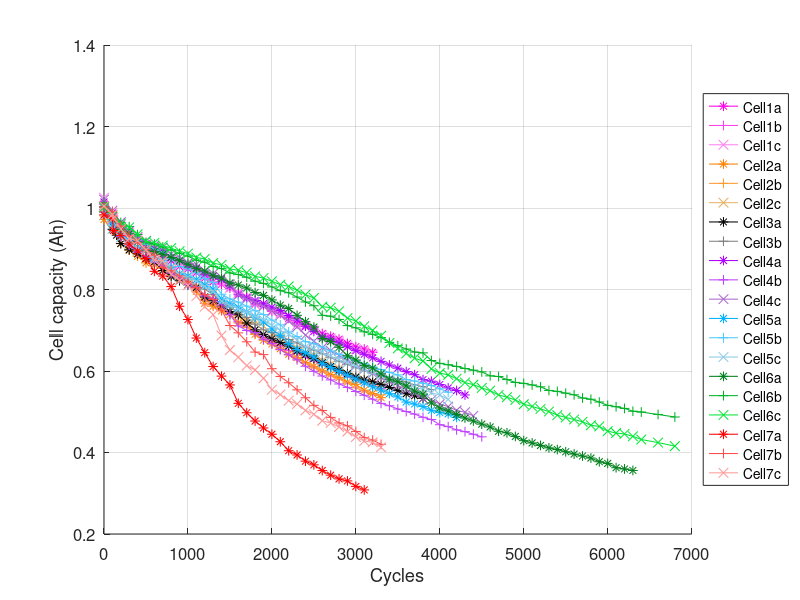
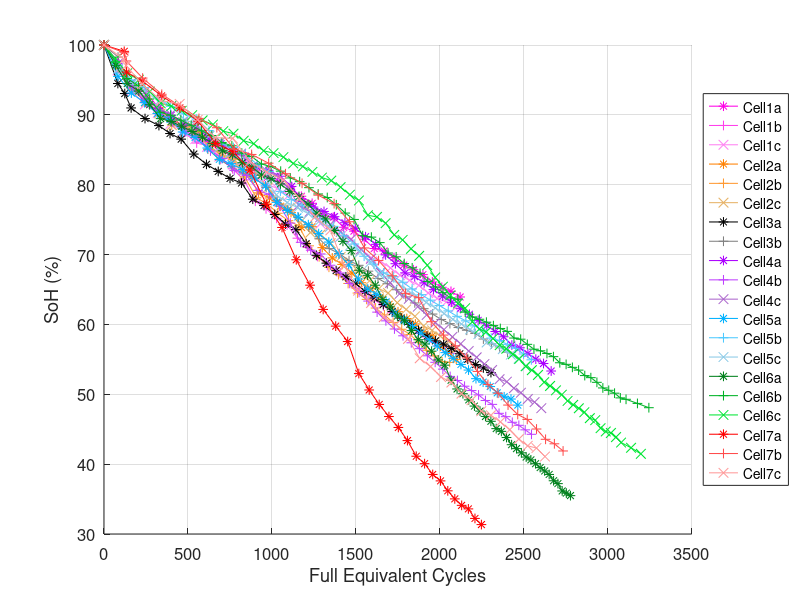

MATLAB code to generate these figures, in order: (Note: this script raises an error after producing the figures.)
%%%%%%%%%%%%%%%%%%%%%%%%%%%%%%%%%%%%%%%%%%%%%%%%%%%%%%
%%%%%%%%%%  Matlab_BasicImportAndDisplay.m  %%%%%%%%%%
%%%%%%%%%%        License: CC-BY 4.0        %%%%%%%%%%
%%%%%%%%%%%%%%%%%%%%%%%%%%%%%%%%%%%%%%%%%%%%%%%%%%%%%%

%Script Redacted for Matlab R2024a by William Wheeler, November 2024.
%Latest update: January 2025.

%This matlab script "Matlab_BasicImportAndDisplay.m" import And display experimental data from the open access data repository "Aging study on twenty A123 18650 Graphite/LFP 1,1 Ah cells" in https://doi.org/10.57745/OLBXKT.
%More information is available in the open access publication:
%Wheeler, W., Bultel, Y., Venet, P. & Ali, S. Ageing study on twenty A123 18650 Graphite/LFP 1.1 Ah cells. Recherche Data Gouv, https://doi.org/10.57745/OLBXKT (2025) [under publication].

%This work (dataset, script and additional information or files) are licensed under CC BY 4.0, https://creativecommons.org/licenses/by-sa/4.0/.


%% init matlab 
clear all
close all
clc

%% Init varables

%Open waitbar
myWaitbar = waitbar(0,"Starting...");

%Import charac files only or  charac and aging files
ONOFF_importCharacData = true;
ONOFF_importAgingData = true;
ONOFF_importEisData = true;

datafolderpath = '..\Data\';

%Colors and marks for plots
plotColor = [100, 0, 90 ; 100, 25, 92; 100, 50, 95; ... %cells 1a, 1b, 1c.
    100, 50, 0; 100, 60, 20; 90, 70, 40; ... %cells 2a, 2b, 2c.
    0, 0, 0; 50, 50, 50; ... %cells 3a, 3b.
    67, 0, 100; 75, 25, 100; 67, 40, 80; ... %cells 4a, 4b, 4c.
    0, 70, 100; 30, 79, 100; 54, 79, 90; ... %cells 5a, 5b, 5c.
    0, 50, 11; 0, 70, 15; 0, 90, 20; ... %cells 6a, 6b, 6c.
    100, 0, 0 ; 100, 30, 30; 100, 60, 60 ]; %cells 7a, 7b, 7c.

plotMark = ['*' ; '+' ; 'x' ;... %cells 1a, 1b, 1c.
    '*' ; '+' ; 'x' ; ... %cells 2a, 2b, 2c.
    '*' ; '+' ; ... %cells 3a, 3b.
    '*' ; '+' ; 'x' ; ... %cells 4a, 4b, 4c.
    '*' ; '+' ; 'x' ; ... %cells 5a, 5b, 5c.
    '*' ; '+' ; 'x' ; ... %cells 6a, 6b, 6c.
    '*' ; '+' ; 'x' ]; %cells 7a, 7b, 7c.


%% Find subfolders for all cells

dirInfo = dir(datafolderpath);
dirInfo(~[dirInfo.isdir]) = [];  %Remove non-directories
tf = ismember( {dirInfo.name}, {'.', '..'});
dirInfo(tf) = [];  %Remove current and parent directory.

isCellFolder = startsWith({dirInfo.name}.', 'Cell' );
dirCell = dirInfo(isCellFolder);

nbCell = length(dirCell);


%% Find charac and aging files for each cell

waitbar( 0, myWaitbar,'Finding aging and characterisation files...');

for i = 1:nbCell 
    
    cell(i).name = dirInfo(i).name;
    
    dirCellInfo = dir( strcat(datafolderpath, dirInfo(i).name, '\agingdata_50degC\') );
    dirCellInfo([dirCellInfo.isdir]) = [];  %Remove directories
    tf = ismember( {dirCellInfo.name}, {'.', '..'});
    dirCellInfo(tf) = [];  %Remove current and parent directory
    
    %find carac and aging folders
    isCharacFiles = startsWith({dirCellInfo.name}.', strcat('WWH_18650_', lower(dirInfo(i).name), '_charac') );
    cell(i).characfileslist = dirCellInfo(isCharacFiles);
    cell(i).nbcharac = length(cell(i).characfileslist);
    isAgingFiles = startsWith({dirCellInfo.name}.', strcat('WWH_18650_', lower(dirInfo(i).name), '_aging') );
    cell(i).agingfileslist = dirCellInfo(isAgingFiles);
    cell(i).nbaging = length(cell(i).agingfileslist);

    %Find EIS files
    dirEisInfo = dir( strcat(datafolderpath, cell(i).name,'\initialcharac_25degC\EIS\') );
    dirEisInfo([dirEisInfo.isdir]) = [];  %remove directories
    tf = ismember( {dirEisInfo.name}, {'.', '..'});
    dirEisInfo(tf) = [];  %remove current and parent directory.
    cell(i).EIS.initial.FilesList = dirEisInfo;
    
    dirEisInfo = dir( strcat(datafolderpath, cell(i).name,'\finalcharac_25degC\EIS\') );
    dirEisInfo([dirEisInfo.isdir]) = [];  %remove directories
    tf = ismember( {dirEisInfo.name}, {'.', '..'});
    dirEisInfo(tf) = [];  %remove current and parent directory.
    cell(i).EIS.final.FilesList = dirEisInfo;
end


%% Import Cell Capacity, Cycle number and EIS

if exist('./extractedData.mat', 'file') == 2 %Data already exists in a .mat file: import and use the .mat file.
    load('./extractedData.mat');
else %Data has never been imported in matlab. Import files and save in a .mat file.
    for i = 1:nbCell
        
        %Import charac data for each cell in the structure
        if ONOFF_importCharacData == true

            %Import charac file
            for j = 1:length(cell(i).characfileslist)

             waitbar( 0.8*(i-1)/nbCell + 0.8*j/(length(cell(i).characfileslist)+length(cell(i).agingfileslist))/nbCell , ...
                myWaitbar, ...
                strcat("Import ", cell(i).name, " - characterisation file: ", num2str(j), '/', num2str(length(cell(i).characfileslist)) ) );                 

                data = fct_import_csv( strcat( cell(i).characfileslist(j).folder, '\', cell(i).characfileslist(j).name) );

                %Find cycle number
                strsplit = split(cell(i).characfileslist(j).name, '_');
                strsplit = split(strsplit(4), '.csv');
                strsplit = split(strsplit(1), 'charac');
                cell(i).charac(j).cycle = str2double(strsplit(2));

                %Find cell capacity
                ischargecapacity = find(data{:,"Step_Index"} == 13); % find( data(:,) == 13 );
                cell(i).charac(j).chargecapacity = max( data{ischargecapacity,"Charge_Capacity"} );

                %Avoid data that is less than 20% of the initial capacity. Correct any missing data caused by technical issues during characterization cycle 100 in cells 1a, 2a, 2c, and 3a.
                if cell(i).charac(j).chargecapacity <= 0.1 * cell(i).charac(1).chargecapacity
                    cell(i).charac(j).chargecapacity = NaN;
                end

                %Compute SoH
                cell(i).charac(j).soh = 100 * cell(i).charac(j).chargecapacity / cell(i).charac(1).chargecapacity;
                %Clear temporary variables
                clear data filename cellname celltype strsplit ischargecapacity
            end
        end
    
         %Import aging data for each cell in the structure
        if ONOFF_importAgingData == true

            %Import aging files
            for j = 1:length(cell(i).agingfileslist)
    
                waitbar( 0.8*(i-1)/nbCell + 0.8*(length(cell(i).characfileslist)+j)/(length(cell(i).characfileslist)+length(cell(i).agingfileslist))/nbCell , ...
                        myWaitbar, ...
                        strcat("Import ", cell(i).name, " - aging file: ", num2str(j), '/', num2str(length(cell(i).characfileslist)) ) );
                
                data = fct_import_csv( strcat( cell(i).agingfileslist(j).folder, '\', cell(i).agingfileslist(j).name) );
                
                %Find the first and last cycle numbers
                strsplit = split(cell(i).agingfileslist(j).name, '_');
                strsplit = split(strsplit(4), '.csv');
                strsplit = split(strsplit(1), 'aging');
                strsplit = split(strsplit(2), 'to');
                cell(i).aging(j).firstCycle = str2double(strsplit(1));
                cell(i).aging(j).lastCycle = str2double(strsplit(2));
                
                %Find the cycle number for aging files
                step = transpose(1:1:max(data{:,"Cycle_Index"}));

                %Find the total charge capacity
                isLastAgingCycleChargeValue = cell2mat( cellfun(@(x) find(data{:,"Cycle_Index"} == x & (data{:,"Step_Index"} == 2 | data{:,"Step_Index"} == 8), 1, 'last'), num2cell(step), 'UniformOutput', false ) );
                cell(i).aging(j).totalCapacityInCharge = sum( data{isLastAgingCycleChargeValue, "Charge_Capacity"} );
                
                %Find the total discharged capacity (Take into account the regenerative current caused by the use of a WLTP cycle.)
                step = transpose(1:1:max(data{:,"Cycle_Index"}));
                isLastAgingCycleDischargeValue = cell2mat( cellfun(@(x) find(data{:,"Cycle_Index"} == x & data{:,"Step_Index"} == 5, 1, 'last'), num2cell(step), 'UniformOutput', false ) );
                cell(i).aging(j).totalCapacityInDischarge = sum( data{isLastAgingCycleDischargeValue, "Discharge_Capacity"} ) + sum( data{isLastAgingCycleDischargeValue, "Charge_Capacity"} );
                
                %Compute the total cumulative transferred capacity
                if j == 1
                     cell(i).aging(j).totalCumulativeTransferredCapacity = cell(i).aging(j).totalCapacityInCharge + cell(i).aging(j).totalCapacityInDischarge ;
                else
                    cell(i).aging(j).totalCumulativeTransferredCapacity = cell(i).aging(j-1).totalCumulativeTransferredCapacity + cell(i).aging(j).totalCapacityInCharge + cell(i).aging(j).totalCapacityInDischarge; 
                end

                %Compute Full Equivalent Cycles (FEC)
                cell(i).aging(j).FEC = (cell(i).aging(j).totalCumulativeTransferredCapacity /2 )/cell(i).charac(1).chargecapacity ; %total transferred capacity divided by the cell initial capacity
            end
        end 
    end

    % Import EIS from EIS files for each cell in the structure
    if ONOFF_importEisData == true
        for i = 1:length(cell)
        
            waitbar( 0.8 + 0.2*(i-1+j)/(nbCell*3), ...
                    myWaitbar, ...
                    strcat("Import ", cell(i).name, " - EIS files") );

            %Import initial EIS
            for j = 1:length(cell(i).EIS.initial.FilesList)
                %Find SoC for each EIS 
                strsplit = split(cell(i).EIS.initial.FilesList(j).name, 'soc');
                strsplit = split(strsplit(2), 'pct');
                cell(i).EIS.initial.soc{j} = str2double(strsplit(1));

                %Import EIS data
                cell(i).EIS.initial.data{j} = fct_import_eis( strcat( cell(i).EIS.initial.FilesList(j).folder, '\', cell(i).EIS.initial.FilesList(j).name) );
            end

            %Import final EIS
            for j = 1:length(cell(i).EIS.final.FilesList)
                %Find SoC for each EIS 
                strsplit = split(cell(i).EIS.final.FilesList(j).name, 'soc');
                strsplit = split(strsplit(2), 'pct');
                cell(i).EIS.final.soc{j} = str2double(strsplit(1));

                %Import EIS file
                cell(i).EIS.final.data{j} = fct_import_eis( strcat( cell(i).EIS.final.FilesList(j).folder, '\', cell(i).EIS.final.FilesList(j).name) );
            end
        end
    end
end 


%% Save extracted data in .mat file

if exist('./extractedData.mat', 'file') ~= 2 %Data has never been imported into Matlab and saved in a mat file in the Matlab's script folder.
    waitbar( 1, myWaitbar,'Save data...');
    save("./extractedData.mat","cell");
end

%% Plot SoH versus cycles if ONOFF_iportcharacData is true

waitbar( 1, myWaitbar,'Plot figures...');

if ONOFF_importCharacData == true

    figure
    hold on
    for i=1:length(cell)
        %Find NaN values and excludes corresponding rows
        isNotNaN = not(isnan(vertcat(cell(i).charac.chargecapacity)));
        %Plot data
        xdata4plot = vertcat(cell(i).charac.cycle);
        ydata4plot = vertcat(cell(i).charac.chargecapacity);
        plot( xdata4plot(isNotNaN), ...
            ydata4plot(isNotNaN), ...
            'Color',plotColor(i,:)./100, ...
            'Marker',plotMark(i,:), ...
            'LineWidth',0.75, ...
            'MarkerSize',7,...
            'DisplayName', cell(i).name );
    end

    set(gca,'FontSize',12);
    legend('FontSize',10, ...
        'NumColumns',1, ...
        'Location','eastoutside'); %round(i/3));
    xlabel("Cycles");
    ylabel("Cell capacity (Ah)");
    
    grid on  
    hold off
end


%% Plot SoH versus Full Equivalent Cycles if ONOFF_importcharacData is true AND ONOFF_importAgingData is true
if ONOFF_importCharacData == true & ONOFF_importAgingData == true

    figure
    hold on
    for i=1:length(cell)
        %Find NaN values and excludes corresponding rows
        isNotNaN = not(isnan(vertcat(cell(i).charac.soh)));
        %Plot existing data
        xdata4plot = [0,; vertcat(cell(i).aging.FEC)];
        ydata4plot = vertcat(cell(i).charac.soh);
        plot( xdata4plot(isNotNaN), ...
            ydata4plot(isNotNaN), ...
            'Color',plotColor(i,:)./100, ...
            'Marker',plotMark(i,:), ...
            'LineWidth',0.75, ...
            'MarkerSize',7,...
            'DisplayName', cell(i).name );
    end
    set(gca,'FontSize',12);
    legend('FontSize',10, ...
        'NumColumns',1, ...
        'Location','eastoutside');
    xlabel("Full Equivalent Cycles");
    ylabel("SoH (%)");
    
    grid on  
    hold off

end

%% Plot EIS data at SoC=50% if ONOFF_importEisData == true
if ONOFF_importEisData == true
    
    figure("Name","Nyquist Plot at SoC = 50%")

    tlo = tiledlayout(1,2);
    tlo.TileSpacing = "tight";
    tlo.Padding = "compact";

    nexttile

    hold on
    for i=1:length(cell)
        isEISat50pcts = find( vertcat(cell(i).EIS.initial.soc{:}) == 50, 1, 'first'); % find EIS at SoC=50% 
        
        if not(isempty(isEISat50pcts))
            dataEIS = cell(i).EIS.initial.data{1, 2};

            plot( dataEIS{:,"impedanceR_Ohm"}, ...
                -dataEIS{:,"impedanceI_Ohm"}, ...
                'Color',plotColor(i,:)./100, ...
                'Marker',plotMark(i,:), ...
                'LineWidth',0.75, ...
                'MarkerSize',7,...
                'DisplayName', cell(i).name );
        else %No data to plot
            warning( strcat("No data found to plot EIS for ",cell(i).name), '.' );
        end
    end
    
    set(gca,'FontSize',12);
    lg = legend('FontSize',10, ...
        'NumColumns',1, ...
        'Location','eastoutside');
    title("(a) Initial characterization", ...
        'FontWeight','normal');
    xlabel("Re(Z) (\Omega)");
    ylabel("-Im(Z) (\Omega)");
    xlim([0.01, 0.07]);
    ylim([-0.020, 0.03]);
    set(gca,'DataAspectRatio',[1 1 1]) %Cartesian coordinate plot
    grid on  
    hold off

    nexttile
    hold on
    for i=1:length(cell)
        isEISat50pcts = find( vertcat(cell(i).EIS.final.soc{:}) == 50, 1, 'first'); % find EIS at SoC=50% 
        
        if not(isempty(isEISat50pcts))
            dataEIS = cell(i).EIS.final.data{1, 2};

            plot( dataEIS{:,"impedanceR_Ohm"}, ...
                -dataEIS{:,"impedanceI_Ohm"}, ...
                'Color',plotColor(i,:)./100, ...
                'Marker',plotMark(i,:), ...
                'LineWidth',0.75, ...
                'MarkerSize',7,...
                'DisplayName', cell(i).name );
        else %No data to plot
            warning( strcat("No data found to plot EIS for ",cell(i).name), '.' );
        end
    end
    set(gca,'FontSize',12);
    title("(b) Final characterization", ...
        'FontWeight','normal');
    xlabel("Re(Z) (\Omega)");
    ylabel("-Im(Z) (\Omega)");
    xlim([0.01, 0.07]);
    ylim([-0.020, 0.03]);
    set(gca,'DataAspectRatio',[1 1 1]) %Cartesian coordinates plot
    grid on
    hold off

    lg.Layout.Tile = 'east';
end


%% End script
waitbar( 1, myWaitbar,'Script end.');
close(myWaitbar); 





%% fct_import_csv imports delimited aging and characterisation data from .csv file
function data = fct_import_csv(filename, dataLines)

% Input handling
% Filename is compulsory
% If dataLines is not specified, define defaults:
if nargin < 2
    dataLines = [2, Inf];
end

% Setup the Import Options and import the data
opts = detectImportOptions(filename,"DecimalSeparator", ".");
opts.DataLines = dataLines;
opts.Delimiter = ";";

%Specify file level properties
opts.ImportErrorRule = "error";
opts.ExtraColumnsRule = "ignore";
opts.EmptyLineRule = "read";

% Import the data
data = readtable(filename, opts);

end





%% fct_import_eis Import EIS data from a text file
function impedance = fct_import_eis(filename, dataLines)

% Input handling
% Filename is compulsory
% If dataLines is not specified, define defaults:
if nargin < 2
    dataLines = [21, Inf];
end

%% Setup the Import Options and import the data
opts = delimitedTextImportOptions("NumVariables", 6);

% Specify range and delimiter
opts.DataLines = dataLines;
opts.Delimiter = ",";

% Specify column names and types
opts.VariableNames = ["Number", "FrequencyHz", "impedanceR_Ohm", "impedanceI_Ohm", "Significance", "Time_s"];
opts.SelectedVariableNames = ["Number", "FrequencyHz", "impedanceR_Ohm", "impedanceI_Ohm", "Significance", "Time_s"];
opts.VariableTypes = ["double", "double", "double", "double", "double", "double"];

% Specify file level properties
opts.ExtraColumnsRule = "ignore";
opts.EmptyLineRule = "read";

% Import the data
impedance = readtable(filename, opts);

end
